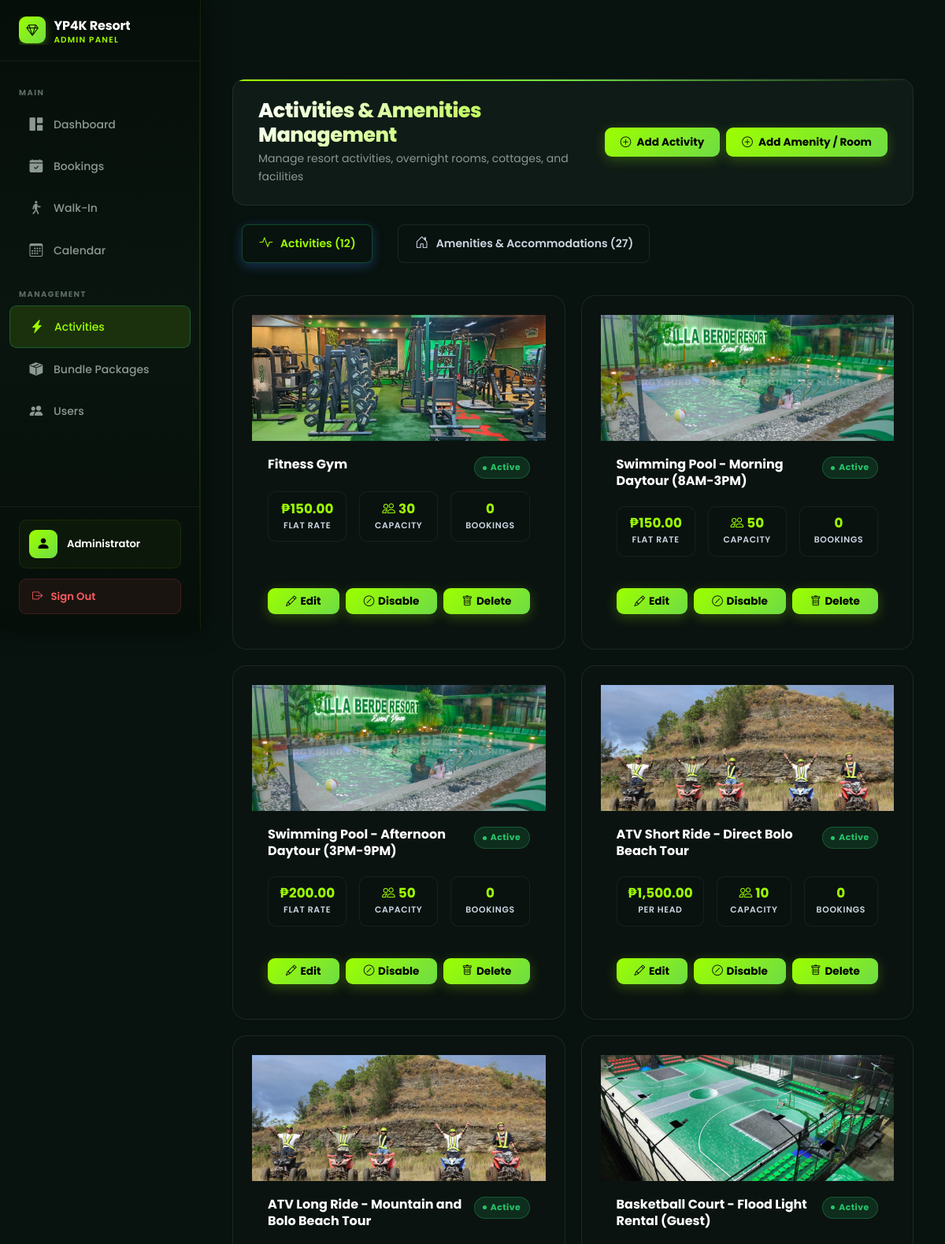
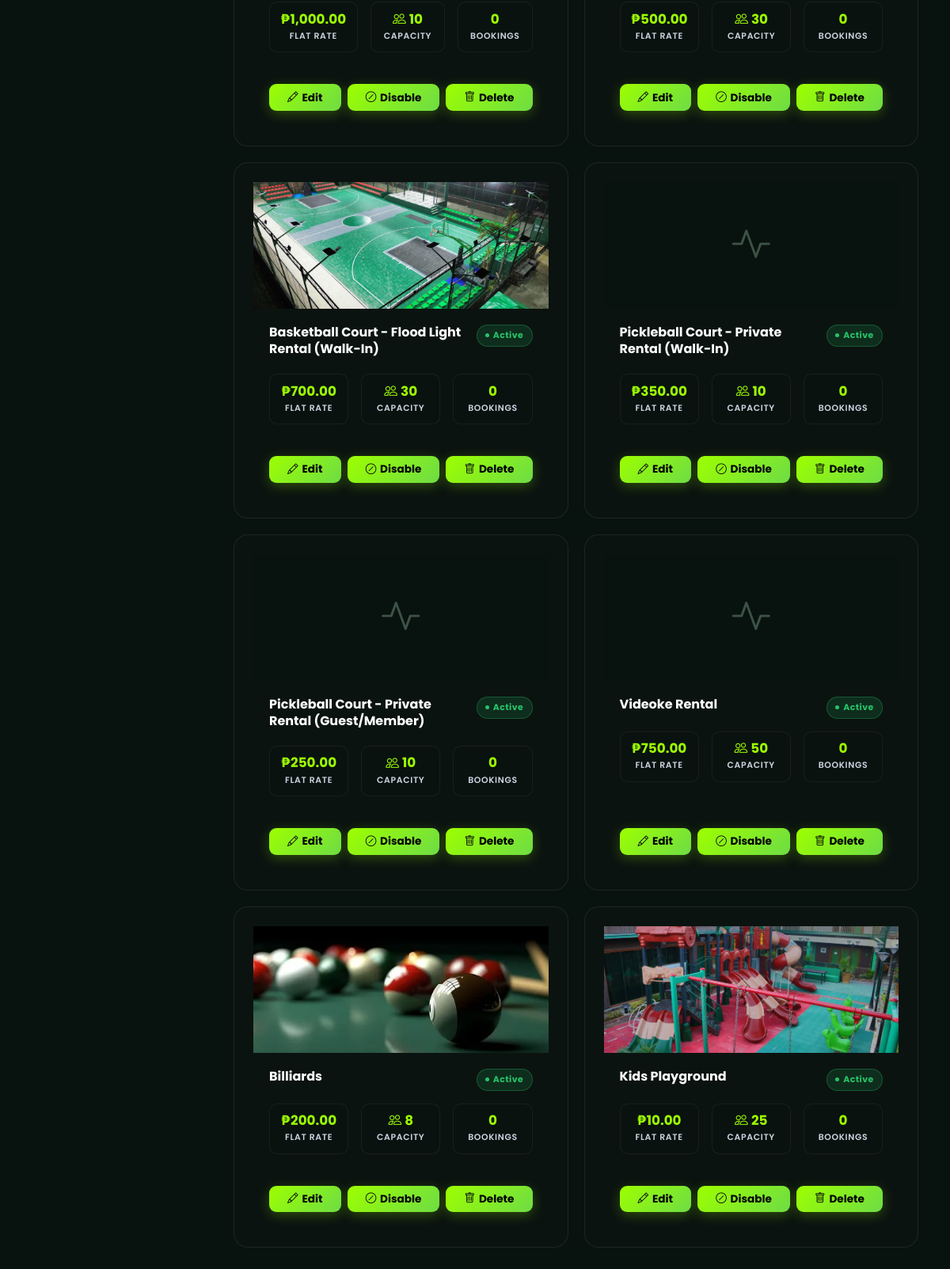
Page /Admin_Dashboard/activities.php (signed in) on the earlier database version (2 pictures, top to bottom).
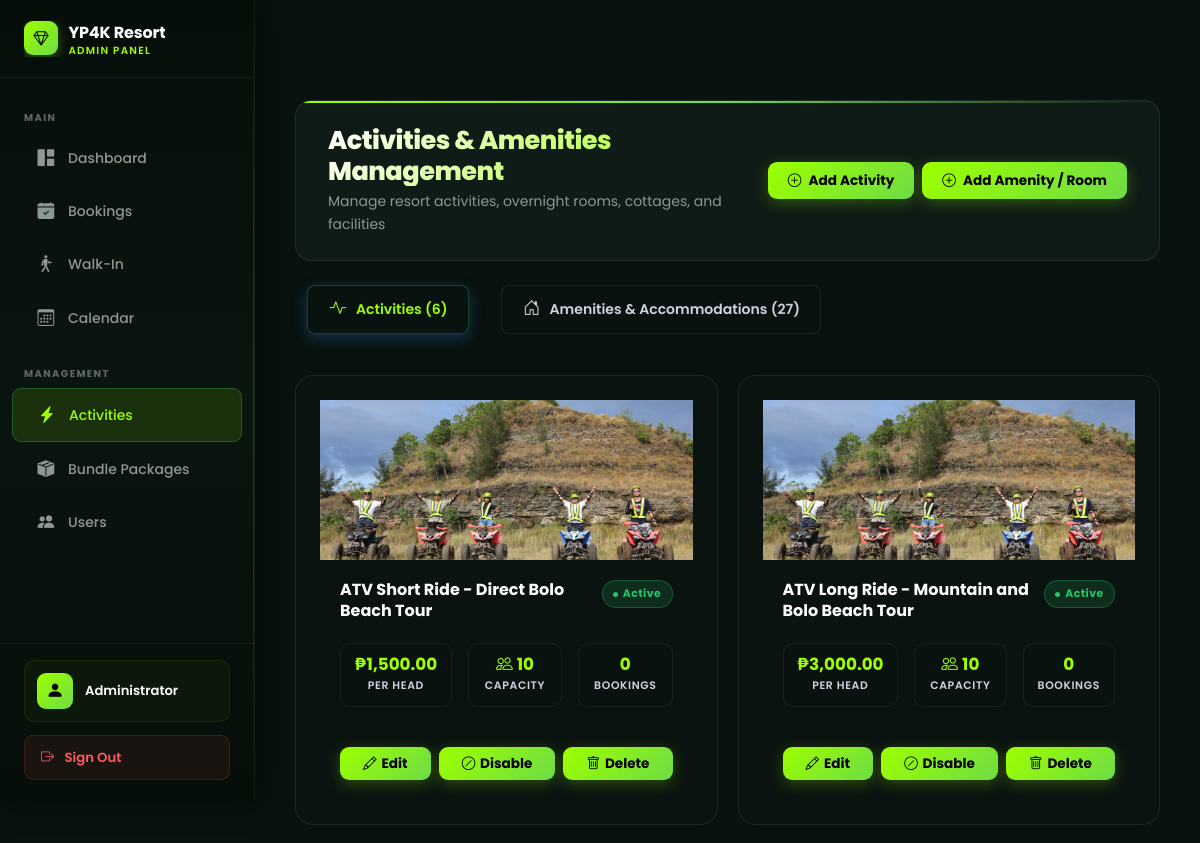
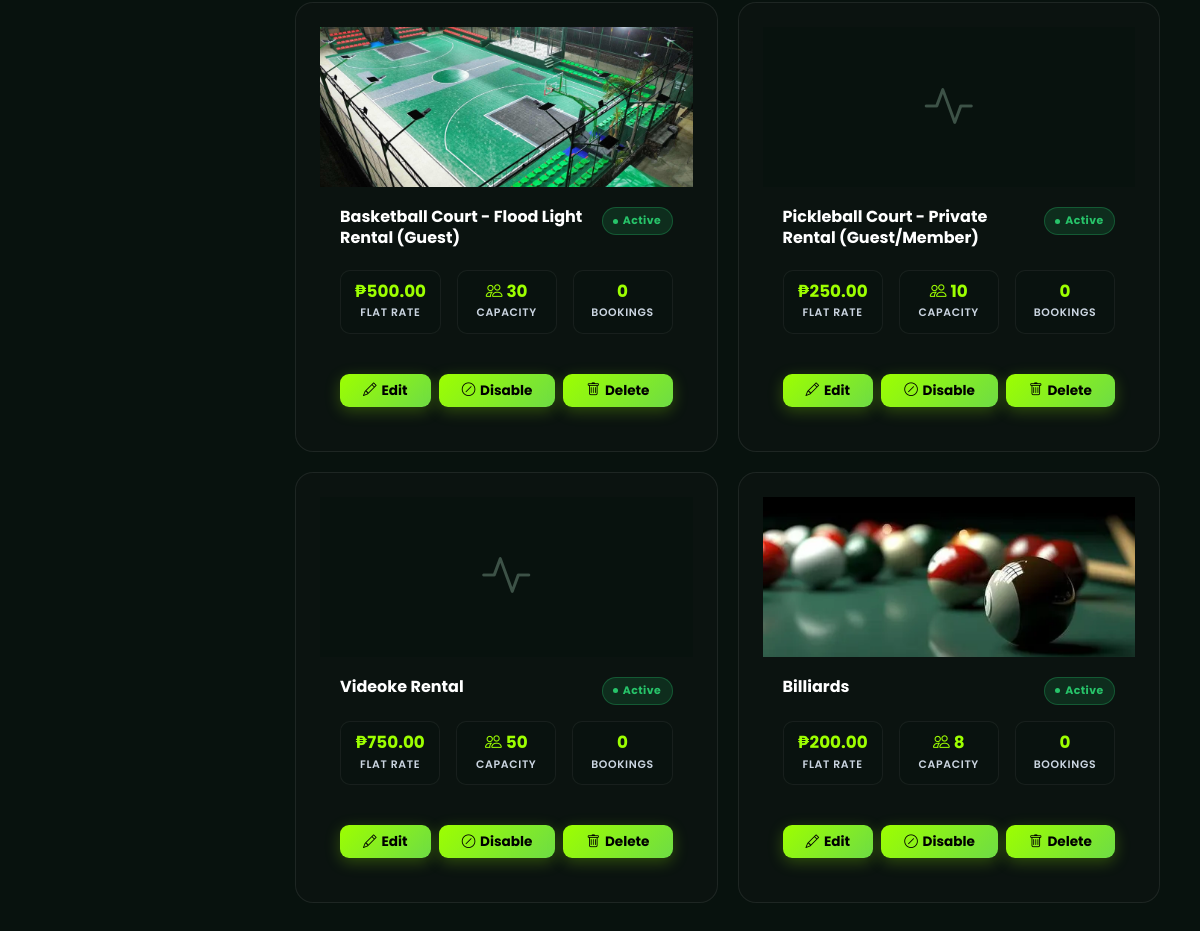
Same page on the later database version (2 pictures, top to bottom).
### tables this page shows
CREATE TABLE `activities` (
  `id` int(11) NOT NULL,
  `name` varchar(255) NOT NULL,
  `slug` varchar(255) NOT NULL,
  `description` text DEFAULT NULL,
  `price_per_hour` decimal(10,2) NOT NULL,
  `price_type` enum('per_head','per_hour','flat_rate') NOT NULL DEFAULT 'flat_rate',
  `min_duration_hours` decimal(4,2) NOT NULL DEFAULT 1.00,
  `max_duration_hours` decimal(4,2) NOT NULL DEFAULT 4.00,
  `capacity` int(11) NOT NULL DEFAULT 10,
  `daily_booking_limit` int(11) NOT NULL DEFAULT 10,
  `image_url` varchar(500) DEFAULT NULL,
  `is_active` tinyint(1) DEFAULT 1,
  `created_at` timestamp NOT NULL DEFAULT current_timestamp(),
  `updated_at` timestamp NOT NULL DEFAULT current_timestamp() ON UPDATE current_timestamp()
);

### Admin_Dashboard/activities.php (the view, shortened to what this page needs)
<?php
global $conn;
$query = "
    SELECT
        a.id,
        a.name,
        a.slug,
        a.description,
        a.price_per_hour,
        a.price_type,
        a.min_duration_hours,
        a.max_duration_hours,
        a.capacity,
        a.image_url,
        a.is_active,
        a.created_at,
        COUNT(CASE WHEN bs.name IN ('pending_review', 'approved') THEN b.id END) as total_bookings
    FROM activities a
    LEFT JOIN bookings b ON a.id = b.activity_id
    LEFT JOIN booking_status bs ON b.status_id = bs.id
    GROUP BY a.id
    ORDER BY a.created_at DESC
";
$stmt = $conn->prepare($query);
$stmt->execute();
$result = $stmt->get_result();
$activities = [];
while ($row = $result->fetch_assoc()) {
    $activities[] = $row;
}
$accQuery = "
    SELECT
        a.id,
        a.name,
        a.type,
        a.tour_type,
        a.description,
        a.base_capacity,
        a.capacity,
        a.extra_person_fee,
        a.price_per_night,
        a.price_per_day,
        a.amenities,
        a.image_url,
        a.is_active,
        a.created_at,
        COUNT(b.id) as total_bookings
    FROM accommodations a
    LEFT JOIN bookings b ON a.id = b.accommodation_id
    GROUP BY a.id
    ORDER BY a.type ASC, a.created_at DESC
";
$accStmt = $conn->prepare($accQuery);
$accStmt->execute();
$accResult = $accStmt->get_result();
$accommodations = [];
while ($row = $accResult->fetch_assoc()) {
    $accommodations[] = $row;
}
?>
<!DOCTYPE html>
<html lang="en">
<head>
    <link href="../assets/css/bootstrap.min.css" rel="stylesheet">
    <link rel="stylesheet" href="../css/resort-theme.css">
    <link rel="stylesheet" href="../css/dashboard-resort.css">
    <link rel="stylesheet" href="https://cdn.jsdelivr.net/npm/bootstrap-icons@1.11.0/font/bootstrap-icons.css">
    <link rel="stylesheet" href="components/sidebar.css">
    <link rel="stylesheet" href="components/navbar.css">
    <link rel="stylesheet" href="../css/admin-theme.css">
</head>
<body>
    <div id="mainContent" class="main-content">
        <div class="page-header">
            <div>
                <h1 class="page-title">Activities & Amenities Management</h1>
                <p class="text-muted">Manage resort activities, overnight rooms, cottages, and facilities</p>
            </div>
            <div class="page-actions d-flex gap-2 flex-wrap">
                <button class="btn-modern btn-primary" onclick="openAddActivityModal()">
                    <i class="bi bi-plus-circle"></i>
                    Add Activity
                </button>
                <button class="btn-modern" style="background: linear-gradient(135deg, #10b981, #059669); color: #fff; border: none; box-shadow: 0 4px 15px rgba(16,185,129,0.3);" onclick="openAddAccommodationModal()">
                    <i class="bi bi-plus-circle"></i>
                    Add Amenity / Room
                </button>
            </div>
        </div>
        <ul class="nav nav-pills mb-4 gap-2" id="managementTabs" role="tablist" style="padding-bottom: 1rem;">
            <li class="nav-item" role="presentation">
                <button class="nav-link active d-flex align-items-center gap-2" id="activities-tab" data-bs-toggle="pill" data-bs-target="#activities-section" type="button" role="tab" style="border-radius: 0.5rem; padding: 0.6rem 1.25rem; font-weight: 600;">
                    <i class="bi bi-activity"></i> Activities (<?php echo count($activities); ?>)
                </button>
            </li>
            <li class="nav-item" role="presentation">
                <button class="nav-link d-flex align-items-center gap-2" id="accommodations-tab" data-bs-toggle="pill" data-bs-target="#accommodations-section" type="button" role="tab" style="border-radius: 0.5rem; padding: 0.6rem 1.25rem; font-weight: 600;">
                    <i class="bi bi-house-door"></i> Amenities & Accommodations (<?php echo count($accommodations); ?>)
                </button>
            </li>
        </ul>
        <div class="tab-content" id="managementTabsContent">
            <div class="tab-pane fade show active" id="activities-section" role="tabpanel" aria-labelledby="activities-tab">
                <div class="activities-grid">
                    <?php if (count($activities) > 0): ?>
                        <?php foreach ($activities as $activity): ?>
                            <?php
                                $statusClass = $activity['is_active'] ? 'status-active' : 'status-inactive';
                                $statusText = $activity['is_active'] ? 'Active' : 'Inactive';
                                $icon = 'bi-activity';
                                $price = number_format($activity['price_per_hour'], 2);
                                $priceTypeLabels = [
                                    'per_head'  => 'Per Head',
                                    'per_hour'  => 'Per Hour',
                                    'flat_rate' => 'Flat Rate',
                                ];
                                $priceUnit = $priceTypeLabels[$activity['price_type'] ?? 'flat_rate'] ?? 'Per Hour';
                            ?>
                            <div class="activity-card">
                                <div class="activity-image position-relative">
                                    <?php if ($activity['image_url']): ?>
                                        <?php
                                            $activityImgSrc = $activity['image_url'];
                                            if (!preg_match('#^(https?:)?//#i', $activityImgSrc) && strpos($activityImgSrc, '/') !== 0 && strpos($activityImgSrc, '../') !== 0) {
                                                $activityImgSrc = '../' . ltrim($activityImgSrc, '/');
                                            }
                                        ?>
                                        <img src="<?php echo htmlspecialchars($activityImgSrc); ?>" alt="<?php echo htmlspecialchars($activity['name']); ?>" style="width: 100%; height: 100%; object-fit: cover;">
                                    <?php else: ?>
                                        <i class="bi <?php echo $icon; ?>"></i>
                                    <?php endif; ?>
                                </div>
                                <div class="activity-content">
                                    <div class="activity-header">
                                        <div>
                                            <h3 class="activity-title"><?php echo htmlspecialchars($activity['name']); ?></h3>
                                        </div>
                                        <span class="activity-status <?php echo $statusClass; ?>"><?php echo $statusText; ?></span>
                                    </div>
                                    <div class="activity-stats">
                                        <div class="stat-item">
                                            <div class="stat-value">&#8369;<?php echo $price; ?></div>
                                            <div class="stat-label"><?php echo htmlspecialchars($priceUnit); ?></div>
                                        </div>
                                        <div class="stat-item">
                                            <div class="stat-value"><i class="bi bi-people me-1"></i><?php echo $activity['capacity']; ?></div>
                                            <div class="stat-label">Capacity</div>
                                        </div>
                                        <div class="stat-item">
                                            <div class="stat-value"><?php echo $activity['total_bookings']; ?></div>
                                            <div class="stat-label">Bookings</div>
                                        </div>
                                    </div>
                                    <div class="activity-actions">
                                        <button class="btn-modern btn-primary" onclick="editActivity(<?php echo $activity['id']; ?>)">
                                            <i class="bi bi-pencil"></i> Edit
                                        </button>
                                        <button class="btn-modern <?php echo $activity['is_active'] ? 'btn-secondary' : 'btn-primary'; ?>" style="<?php echo $activity['is_active'] ? 'background:#d97706;border-color:#d97706;color:#fff;' : 'background:#10b981;border-color:#10b981;color:#fff;'; ?>" onclick="toggleActivityStatus(<?php echo $activity['id']; ?>, <?php echo $activity['is_active'] ? 0 : 1; ?>)">
                                            <i class="bi <?php echo $activity['is_active'] ? 'bi-slash-circle' : 'bi-check-circle'; ?>"></i>
                                            <?php echo $activity['is_active'] ? 'Disable' : 'Enable'; ?>
                                        </button>
                                        <button class="btn-modern btn-secondary" style="background:#ef4444;border-color:#ef4444;color:#fff;" onclick="deleteActivity(<?php echo $activity['id']; ?>)">
                                            <i class="bi bi-trash"></i> Delete
                                        </button>
                                    </div>
                                </div>
                            </div>
                        <?php endforeach; ?>
                    <?php endif; ?>
                </div>
            </div>
        </div>
    </div>
</body>
</html>

### css/resort-theme.css (style rules this page uses)
:root { --bg-primary: #08120E; --bg-secondary: #101B17; --bg-card: #15221D; --bg-card-2: #1A2B22; --bg-elevated: #1E3028; --nav-bg: rgba(9, 18, 15, 0.88); --accent: #9DFF00; --accent-2: #6EDC45; --accent-3: #4BBF2E; --accent-dim: rgba(157, 255, 0, 0.5); --glow: rgba(157, 255, 0, 0.18); --glow-sm: rgba(157, 255, 0, 0.08); --glow-lg: rgba(157, 255, 0, 0.25); --text: #FFFFFF; --text-2: #cbd5e1; --text-muted: #cbd5e1; --text-dim: #94a3b8; --success: #27C46A; --warning: #F7B731; --error: #FF5A5F; --info: #B8C4BE; --border: rgba(255, 255, 255, 0.08); --border-2: rgba(255, 255, 255, 0.04); --border-accent: rgba(157, 255, 0, 0.3); --border-hover: rgba(157, 255, 0, 0.5); --shadow-sm: 0 1px 4px rgba(0,0,0,0.5); --shadow-md: 0 4px 20px rgba(0,0,0,0.55); --shadow-lg: 0 10px 40px rgba(0,0,0,0.65); --shadow-xl: 0 20px 60px rgba(0,0,0,0.7); --shadow-glow: 0 0 30px rgba(157, 255, 0, 0.12); --shadow-glow-lg:0 0 60px rgba(157, 255, 0, 0.2); --radius-xs: 6px; --radius-sm: 10px; --radius-md: 14px; --radius-lg: 18px; --radius-xl: 24px; --radius-2xl: 32px; --t: all 0.3s cubic-bezier(0.4, 0, 0.2, 1); --t-fast: all 0.15s ease; --t-slow: all 0.5s cubic-bezier(0.4, 0, 0.2, 1); --font: 'Poppins', -apple-system, BlinkMacSystemFont, sans-serif; }
*, *::before, *::after { margin: 0; padding: 0; box-sizing: border-box; }
html { scroll-behavior: smooth; overflow-x: hidden; }
body { font-family: var(--font); background-color: var(--bg-primary); color: var(--text); min-height: 100vh; line-height: 1.65; overflow-x: hidden; -webkit-font-smoothing: antialiased; }

### Admin_Dashboard/components/sidebar.css (style rules this page uses)
:root { --sidebar-width: 255px; --sidebar-collapsed-width: 72px; --navbar-height: 68px; }
.nav-item { margin-bottom: 0.1rem; }
.nav-link { display: flex; align-items: center; gap: 0.75rem; padding: 0.75rem 1.5rem; color: #8C9992; text-decoration: none; transition: background 0.25s ease, color 0.25s ease; position: relative; font-weight: 500; font-size: 0.875rem; margin: 0 0.75rem; border-radius: 9px; white-space: nowrap; overflow: hidden; }
.nav-link.active { background: rgba(157, 255, 0, 0.1); color: #9DFF00; }
.nav-link.active::before { content: ''; position: absolute; left: -0.75rem; top: 20%; bottom: 20%; width: 3px; background: linear-gradient(180deg, #9DFF00, #6EDC45); border-radius: 2px; }
.nav-link i { font-size: 1.05rem; width: 20px; text-align: center; flex-shrink: 0; transition: color 0.25s ease; }
.nav-link:hover i, .nav-link.active i { color: #9DFF00; }

### Admin_Dashboard/activities.php (style rules this page uses)
.tab-content, .tab-pane, .activities-grid { background: transparent !important; border: none !important; box-shadow: none !important; }
.activity-card { background: #0b1310 !important; border: 1px solid rgba(255, 255, 255, 0.08) !important; border-radius: 18px; overflow: hidden; display: flex; flex-direction: column; height: 100%; }
.nav-pills .nav-link { background: #08120E !important; color: var(--text-secondary); border: 1px solid var(--border-color); transition: all 0.3s ease; }
.nav-pills .nav-link.active { background: linear-gradient(135deg, var(--accent-primary), #1d4ed8); color: #ffffff; border-color: var(--accent-primary); box-shadow: 0 4px 15px rgba(59, 130, 246, 0.3); }
.activity-card { display: flex; flex-direction: column; height: 100%; }
.activity-content { flex: 1; display: flex; flex-direction: column; justify-content: space-between; }
.activity-actions { margin-top: auto; display: flex; gap: 0.5rem; flex-wrap: wrap; }
.activity-actions .btn-modern { flex: 1 1 auto; min-width: 80px; padding: 0.45rem 0.6rem; font-size: 0.85rem; display: inline-flex; align-items: center; justify-content: center; gap: 0.3rem; }

Differences in the rows shown:
removed activities: image_url (picture), name "Fitness Gym", is_active "Active", price_per_hour "150.00", price_type "FLAT RATE", capacity "30", total_bookings "0", shows "Disable"
removed activities: image_url (picture), name "Swimming Pool - Morning Daytour (8AM-3PM)", is_active "Active", price_per_hour "150.00", price_type "FLAT RATE", capacity "50", total_bookings "0", shows "Disable"
removed activities: image_url (picture), name "Swimming Pool - Afternoon Daytour (3PM-9PM)", is_active "Active", price_per_hour "200.00", price_type "FLAT RATE", capacity "50", total_bookings "0", shows "Disable"
removed activities: image_url (picture), name "Basketball Court - Flood Light Rental (Walk-In)", is_active "Active", price_per_hour "700.00", price_type "FLAT RATE", capacity "30", total_bookings "0", shows "Disable"
removed activities: name "Pickleball Court - Private Rental (Walk-In)", is_active "Active", price_per_hour "350.00", price_type "FLAT RATE", capacity "10", total_bookings "0", shows "Disable"
removed activities: image_url (picture), name "Kids Playground", is_active "Active", price_per_hour "10.00", price_type "FLAT RATE", capacity "25", total_bookings "0", shows "Disable"
changed activities "ATV Long Ride - Mountain and Bolo Beach Tour": price_per_hour "1,000.00" → "3,000.00"; price_type "FLAT RATE" → "PER HEAD"
Other differences:
count($activities): "12" → "6"
